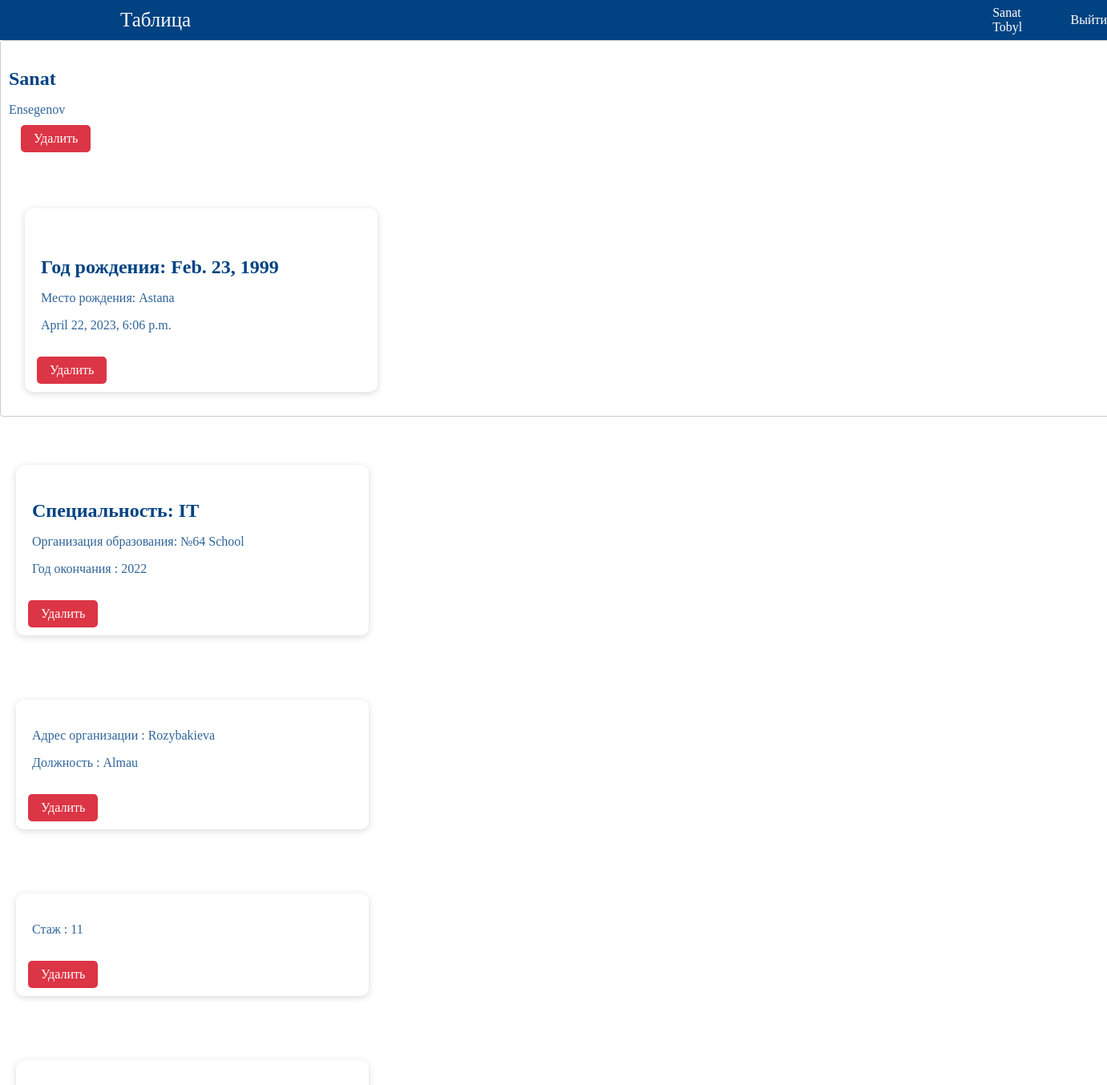
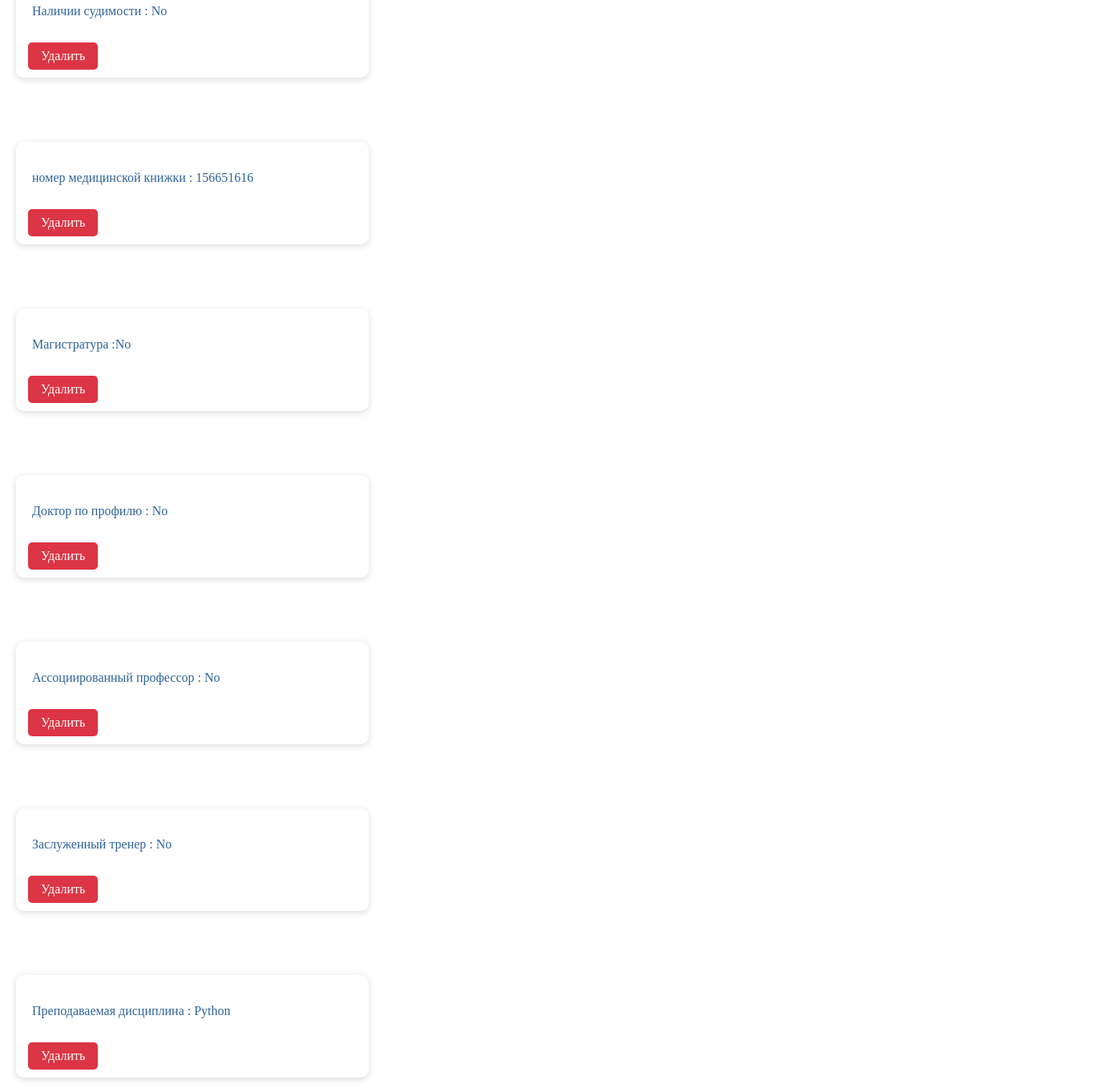
The app's page /info1/8/ (signed in) with its own data (2 pictures, top to bottom).
### info1/models.py (models this page shows)
class User_name(models.Model):
    firstname = models.CharField(null=False, max_length=255)
    secondname = models.CharField(null=False, max_length=255, default='')
    created_at = models.DateTimeField(auto_now_add=True)
    owner = models.ForeignKey(User, on_delete=models.CASCADE, null=False, related_name='user_names')
    class Meta:
        verbose_name = 'User_name'
        verbose_name_plural = 'User_names'

class User_birth(models.Model):
    date_of_birth = models.DateField(null=True)
    place_of_birth = models.CharField(null=False, max_length=255)
    created_at = models.DateTimeField(auto_now_add=True, null=False)
    updated_at = models.DateTimeField(auto_now=True)
    user_name = models.ForeignKey(User_name, on_delete=models.CASCADE, null=False, related_name='user_births')
    class Meta:
        verbose_name = 'User_birth'
        verbose_name_plural = 'User_births'

class User_info(models.Model):
    specialization = models.CharField(null=False, max_length=255)
    orga_of_education =  models.CharField(null=False, max_length=255)
    year_of_graduation = models.IntegerField(null=False, default=False)
    user_name = models.ForeignKey(User_name, on_delete=models.CASCADE, null=False, related_name='user_infos')
    class Meta:
        verbose_name = 'User_info'
        verbose_name_plural = 'User_infos'

class User_work(models.Model):
    address = models.CharField(null=False, max_length=255)
    organization = models.CharField(null=False, max_length=255)
    user_name = models.OneToOneField(User_name, on_delete=models.CASCADE, null=False, related_name='user_works')
    class Meta:
        verbose_name = 'User_work'
        verbose_name_plural = 'User_works'

class Practice(models.Model):
    experience = models.IntegerField(null=False, default=False)
    user_name = models.OneToOneField(User_name, on_delete=models.CASCADE, null=False, related_name='practices')
    class Meta:
        verbose_name = 'Practice'
        verbose_name_plural = 'Practices'

class Criminal(models.Model):
    criminal_record = models.CharField(null=False, max_length=255)
    user_name = models.OneToOneField(User_name, on_delete=models.CASCADE, null=False, related_name='criminals')
    class Meta:
        verbose_name = 'Criminal'
        verbose_name_plural = 'Criminals'

class Medicine(models.Model):
    medicine_number = models.CharField(null=False,max_length=255)
    user_name = models.OneToOneField(User_name, on_delete=models.CASCADE, null=False, related_name='medicines')
    class Meta:
        verbose_name = 'Medicine'
        verbose_name_plural = 'Medicines'

class Master(models.Model):
    master_degree = models.CharField(max_length=100, blank=True, null=True)
    user_name = models.OneToOneField(User_name, on_delete=models.CASCADE, null=False, related_name='masters')
    class Meta:
        verbose_name = 'Master'
        verbose_name_plural ='Masters'

class Doctor(models.Model):
    doctor_profile = models.CharField(max_length=100, blank=True, null=False)
    user_name = models.OneToOneField(User_name, on_delete=models.CASCADE, null=False, related_name='doctors')
    class Meta:
        verbose_name = 'Doctor'
        verbose_name_plural ='Doctors'

class Professor(models.Model):
     docent_professor = models.CharField(null=False, max_length=255)
     user_name = models.OneToOneField(User_name, on_delete=models.CASCADE, null=False, related_name='professors')
     class Meta:
        verbose_name = 'Professor'
        verbose_name_plural = 'Professors'

class Sport(models.Model):
    sport_degree = models.CharField(null=False, max_length=255)
    user_name = models.OneToOneField(User_name, on_delete=models.CASCADE, null=False, related_name='sports')
    class Meta:
        verbose_name = 'Sport'
        verbose_name_plural = 'Sports'

class Subject (models.Model):
   subject_of_teaching = models.CharField(null=False, max_length=255)
   user_name = models.OneToOneField(User_name, on_delete=models.CASCADE, null=False, related_name='subjects')
   class Meta:
        verbose_name = 'Subject'
        verbose_name_plural = 'Subjects'

### info1/views.py (the view)
# urls.py: path('info1/<int:pk>/', user_name_details, name='user_name_details'),
def user_name_details(request, pk):
    if request.user.is_authenticated:
        user_name = User_name.objects.get(id=pk)
        user_births = User_birth.objects.filter(user_name_id=pk).order_by('-created_at')
        user_infos = User_info.objects.filter(user_name_id=pk).order_by
        user_works = User_work.objects.filter(user_name_id=pk).order_by
        practices = Practice.objects.filter(user_name_id=pk).order_by
        criminals = Criminal.objects.filter(user_name_id=pk).order_by
        medicines = Medicine.objects.filter(user_name_id=pk).order_by
        masters = Master.objects.filter(user_name_id=pk).order_by
        doctors = Doctor.objects.filter(user_name_id=pk).order_by
        phds = Phd.objects.filter(user_name_id=pk).order_by
        professors = Professor.objects.filter(user_name_id=pk).order_by
        sports = Sport.objects.filter(user_name_id=pk).order_by
        subjects = Subject.objects.filter(user_name_id=pk).order_by
        form = CreateBirthForm()
        form1 = CreateInfoForm()
        form2 = CreateWorkForm()
        form3 = CreatePracticeForm()
        form4 = CreateCriminalForm()
        form5 = CreateMedicineForm()
        form6 = CreateMasterForm()
        form7 = CreateDoctorForm()
        form8 = CreatePhdForm()
        form9 = CreateProfessorForm()
        form10 = CreateSportForm()
        form11 = CreateSubjectForm()
        return render(request, 'info1/user-name-details.html', {'user_name': user_name, 'user_births':user_births, 'user_infos':user_infos, 'user_works':user_works, 'practices':practices,
             'criminals':criminals, 'medicines':medicines, 'masters':masters, 'doctors':doctors, 'phds':phds, 'professors':professors, 'sports':sports, 'subjects':subjects,
            'form':form, 'form1':form1, 'form2':form2,'form3':form3, 'form4':form4, 'form5':form5, 'form6':form6, 'form7':form7, 'form8':form8, 'form9':form9, 'form10':form10, 'form11':form11})
    else:
        return redirect('/auth/login/')

### info1/templates/info1/user-name-details.html (shortened to what this page needs)
<!DOCTYPE html>
<html lang="en">
<head>
</head>
<body>
  <div class="menu"  >
    <div class="menu1" >
      <div class="tab">Таблица</div>
          <div class="q">{{user.first_name}} {{user.last_name}}</div>
          <div style="margin-left: 50px;"><a class="q" aria-current="page" href="/auth/logout">Выйти</a></div>
    </div>
  </div>
  <div class="card-1">
    <div class="card+1">
      <div class="card-header">
        <div>
        <h3 class="card-title">{{user_name.firstname}}</h3>
        <p class="card-text">{{user_name.secondname}}</p>
      </div>
        {% if user.id == user_name.owner.id %}
          <a class="delete-btn" href="/info1/{{user_name.id}}/delete/">Удалить</a>
        {% endif %}
      </div>
    </div>
      {% if user_births|length %}
        <div class="card-group">
          {% for user_birth in user_births %}
            <div class="card">
              <div class="card-body">
                <h5 class="card-title">Год рождения: {{ user_birth.date_of_birth }}</h5>
                <p class="card-text">Место рождения: {{ user_birth.place_of_birth }}</p>
                <p class="card-text">{{ user_name.created_at }}</p>
              </div>
                {% if user.id == user_name.owner.id %}
                  <a href="/info1/{{user_name.id}}/delete_1" class="delete-btn btn btn-danger">Удалить</a>
                {% endif %}
            </div>
          {% endfor %}
        </div>
      {% else %}
        <div class="card">
          <div class="card-body">
            <h4 class="card-title">Еще не создано ни одной записи!</h4>
          </div>
        </div>
      {% endif %}
    </div>
    {% if user_infos|length %}
                <div class="card-group">
                  {% for user_info in user_infos %}
                  <div class='card'>
                            <div class="card-body">
                                <p class="card-title">Специальность: {{ user_info.specialization }}</p>
                                <p class="card-text">Организация образования: {{ user_info.orga_of_education }}</p>
                                <p class="card-text">Год окончания : {{ user_info.year_of_graduation}}</p>
                            </div>
                                {% if user.id == user_name.owner.id %}
                                    <a href="/info1/{{user_name.id}}/delete_2" class="delete-btn btn btn-danger">Удалить</a>
                                {% endif %}
                    </div>
                    {% endfor %}
                </div>
      {% else %}
        <div class="card">
          <div class="card-body">
            <h4 class="card-title">Еще не создано ни одной записи!</h4>
          </div>
        </div>
      {% endif %}
      {% if user_works|length %}
       <div class="card-group">
          {% for user_work in user_works %}
                    <div class="card">
                        <div class="card-body">
                          <p class="card-text">Адрес организации : {{ user_work.address}}</p>
                          <p class="card-text">Должность : {{ user_work.organization}}</p>
                        </div>
                              {% if user.id == user_name.owner.id %}
                                    <a href="/info1/{{user_name.id}}/delete_3" class="delete-btn btn btn-danger">Удалить</a>
                              {% endif %}
                    </div>
            {% endfor %}
        </div>
      {% else %}
      <div class="card">
        <div class="card-body">
          <h4 class="card-title">Еще не создано ни одной записи!</h4>
        </div>
      </div>
    {% endif %}
    {% if practices|length %}
    <div class="card-group">
       {% for practice in practices %}
                 <div class="card">
                     <div class="card-body">
                       <p class="card-text">Стаж : {{ practice.experience}}</p>
                     </div>
                           {% if user.id == user_name.owner.id %}
                                 <a href="/info1/{{user_name.id}}/delete_4" class="delete-btn btn btn-danger">Удалить</a>
                           {% endif %}
                 </div>
         {% endfor %}
     </div>
   {% else %}
   <div class="card">
     <div class="card-body">
       <h4 class="card-title">Еще не создано ни одной записи!</h4>
     </div>
   </div>
 {% endif %}
    {% if criminals|length %}
       <div class="card-group">
          {% for criminal in criminals %}
                    <div class="card">
                        <div class="card-body">
                          <p class="card-text">Наличии судимости : {{ criminal.criminal_record}}</p>
                        </div>
                              {% if user.id == user_name.owner.id %}
                                    <a href="/info1/{{user_name.id}}/delete_5" class="delete-btn btn btn-danger">Удалить</a>
                              {% endif %}
                    </div>
            {% endfor %}
        </div>
      {% else %}
      <div class="card">
        <div class="card-body">
          <h4 class="card-title">Еще не создано ни одной записи!</h4>
        </div>
      </div>
    {% endif %}
    {% if medicines|length %}
    <div class="card-group">
       {% for medicine in medicines %}
                 <div class="card">
                     <div class="card-body">
                      <p class="card-text">номер медицинской книжки : {{ medicine.medicine_number}}</p>
                     </div>
                           {% if user.id == user_name.owner.id %}
                                 <a href="/info1/{{user_name.id}}/delete_6" class="delete-btn btn btn-danger">Удалить</a>
                           {% endif %}
                 </div>
         {% endfor %}
     </div>
   {% else %}
   <div class="card">
     <div class="card-body">
       <h4 class="card-title">Еще не создано ни одной записи!</h4>
     </div>
   </div>
 {% endif %}
    {% if masters|length %}
    <div class="card-group">
       {% for master in masters %}
                 <div class="card">
                     <div class="card-body">
                      <p class="card-text">Магистратура :{{ master.master_degree}}</p>
                     </div>
                           {% if user.id == user_name.owner.id %}
                                 <a href="/info1/{{user_name.id}}/delete_7" class="delete-btn btn btn-danger">Удалить</a>
                           {% endif %}
                 </div>
         {% endfor %}
     </div>
   {% else %}
   <div class="card">
     <div class="card-body">
       <h4 class="card-title">Еще не создано ни одной записи!</h4>
     </div>
   </div>
 {% endif %}
  {% if doctors|length %}
  <div class="card-group">
     {% for doctor in doctors %}
               <div class="card">
                   <div class="card-body">
                    <p class="card-text">Доктор по профилю : {{ doctor.doctor_profile}}</p>
                   </div>
                         {% if user.id == user_name.owner.id %}
                               <a href="/info1/{{user_name.id}}/delete_8" class="delete-btn btn btn-danger">Удалить</a>
                         {% endif %}
               </div>
       {% endfor %}
   </div>
 {% else %}
 <div class="card">
   <div class="card-body">
     <h4 class="card-title">Еще не создано ни одной записи!</h4>
   </div>
 </div>
{% endif %}
    {% if professors|length %}
    <div class="card-group">
       {% for professor in professors %}
                 <div class="card">
                     <div class="card-body">
                      <p class="card-text">Ассоциированный профессор : {{ professor.docent_professor}}</p>
                     </div>
                           {% if user.id == user_name.owner.id %}
                                 <a href="/info1/{{user_name.id}}/delete_10" class="delete-btn btn btn-danger">Удалить</a>
                           {% endif %}
                 </div>
         {% endfor %}
     </div>
   {% else %}
   <div class="card">
     <div class="card-body">
       <h4 class="card-title">Еще не создано ни одной записи!</h4>
     </div>
   </div>
 {% endif %}
  {% if sports|length %}
  <div class="card-group">
     {% for sport in sports %}
               <div class="card">
                   <div class="card-body">
                    <p class="card-text">Заслуженный тренер : {{ sport.sport_degree}}</p>
                   </div>
                         {% if user.id == user_name.owner.id %}
                               <a href="/info1/{{user_name.id}}/delete_11" class="delete-btn btn btn-danger">Удалить</a>
                         {% endif %}
               </div>
       {% endfor %}
   </div>
 {% else %}
 <div class="card">
   <div class="card-body">
     <h4 class="card-title">Еще не создано ни одной записи!</h4>
   </div>
 </div>
{% endif %}
  {% if subjects|length %}
  <div class="card-group">
     {% for subject in subjects %}
               <div class="card">
                   <div class="card-body">
                    <p class="card-text"> Преподаваемая дисциплина : {{ subject.subject_of_teaching}}</p>
                   </div>
                         {% if user.id == user_name.owner.id %}
                               <a href="/info1/{{user_name.id}}/delete_12" class="delete-btn btn btn-danger">Удалить</a>
                         {% endif %}
               </div>
       {% endfor %}
   </div>
 {% else %}
 <div class="card">
   <div class="card-body">
     <h4 class="card-title">Еще не создано ни одной записи!</h4>
   </div>
 </div>
{% endif %}
</body>
</html>

### records on screen
User_name: firstname "Sanat", secondname "Ensegenov", created_at "April 22, 2023, 6:06 p.m."
User_birth: date_of_birth "Feb. 23, 1999", place_of_birth "Astana"
User_info: specialization "IT", orga_of_education "№64 School", year_of_graduation "2022"
User_work: address "Rozybakieva", organization "Almau"
Practice: experience "11"
Criminal: criminal_record "No"
Medicine: medicine_number "156651616"
Master: master_degree "No"
Doctor: doctor_profile "No"
Professor: docent_professor "No"
Sport: sport_degree "No"
Subject: subject_of_teaching "Python"

### other values on screen
{{ user.first_name }} "Sanat"
{{ user.last_name }} "Tobyl"
